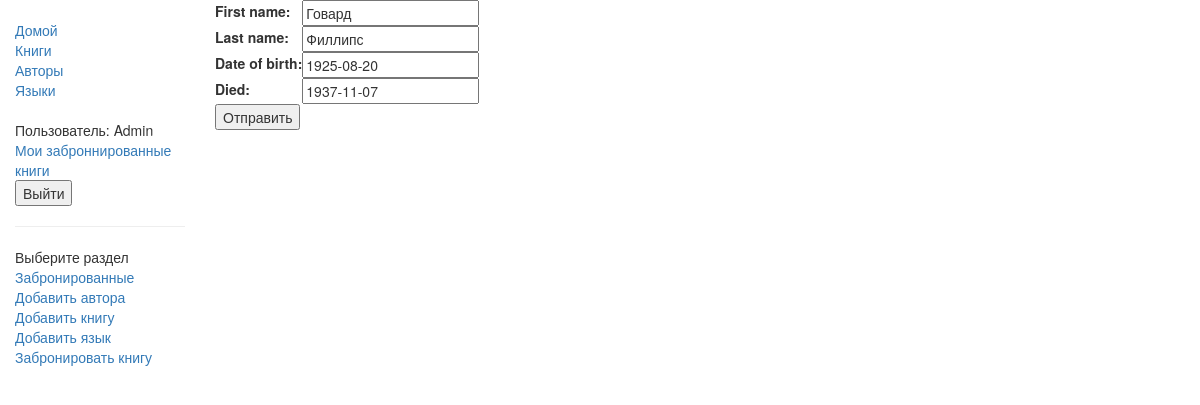
Screenshot of /catalog/author/1/update/ (signed in) with the database file from the repository.
### catalog/models.py (models this page shows, shortened)
class Author(models.Model):
    first_name = models.CharField(max_length=100)
    last_name = models.CharField(max_length=100)
    date_of_birth = models.DateField(null=True, blank=True)
    date_of_death = models.DateField('Died', null=True, blank=True)

### catalog/views.py (the view)
# urls.py: path('author/<int:pk>/update/', views.AuthorUpdate.as_view(), name='author-update'),
class AuthorUpdate(PermissionRequiredMixin, UpdateView):
    model = Author
    fields = '__all__'
    permission_required = 'catalog.change_author'

### catalog/templates/catalog/author_form.html (shortened to what this page needs)
{% extends "base_generic.html" %}
{% block content %}
  <form action="" method="post">
      <table>
      {{ form.as_table }}
      </table>
      <input type="submit" value="Отправить" />
  </form>
{% endblock %}

### catalog/templates/base_generic.html (shortened to what this page needs)
<!doctype html>
<html lang="en">
  <head>
    <link
      rel="stylesheet"
      href="https://maxcdn.bootstrapcdn.com/bootstrap/3.3.7/css/bootstrap.min.css" />
    {% load static %}
    <link rel="stylesheet" href="{% static 'css/styles.css' %}" />
  </head>
  <body>
    <div class="container-fluid">
      <div class="row">
        <div class="col-sm-2">
          {% block sidebar %}
            <ul class="sidebar-nav">
              <li><a href="{% url 'index' %}">Домой</a></li>
              <li><a href="{% url 'books' %}">Книги</a></li>
              <li><a href="{% url 'authors' %}">Авторы</a></li>
              <li><a href="{% url 'languages' %}">Языки</a></li>
              <br>
              {% if user.is_authenticated %}
              <li>Пользователь: {{ user.get_username }}</li>
              <li><a href="{% url 'my-borrowed' %}">Мои заброннированные книги</a></li>
              <form id="logout-form" method="post" action="{% url 'logout' %}">
                <button type="submit">Выйти</button>
              </form>
              {% else %}
                <form id="login-form" method="post" action="{% url 'login' %}">
                  {% csrf_token %}
                <button type="submit">Войти</button>
              </form>
              {% endif %}
                {% if user.is_staff %}
       <hr>
       <ul class="sidebar-nav">
       <li>Выберите раздел</li>
       <li><a href="{% url 'all-borrowed' %}">Забронированные</a></li>
       {% if perms.catalog.add_author %}
         <li><a href="{% url 'author-create' %}">Добавить автора</a></li>
       {% endif %}
       {% if perms.catalog.add_book %}
       <li><a href="{% url 'book-create' %}">Добавить книгу</a></li>
       {% endif %}
           {% if perms.catalog.add_book %}
       <li><a href="{% url 'language-create' %}">Добавить язык</a></li>
           {% endif %}
           {% if perms.catalog.add_book %}
        <li><a href="{% url 'reserve-book' %}">Забронировать книгу</a></li>
       {% endif %}
       {% endif %}
            </ul>
          {% endblock %}
        </ul></div>
        <div class="col-sm-10 ">{% block content %}{% endblock %}</div>
      </div>
    </div>
  </body>
</html>

### catalog/static/css/styles.css (style rules this page uses)
.sidebar-nav { margin-top: 20px; padding: 0; list-style: none; }

### rows the page displays
Author: first_name "Говард", last_name "Филлипс", date_of_birth "1925-08-20", date_of_death "1937-11-07"

### other values shown
{{ user.get_username }} "Admin"
